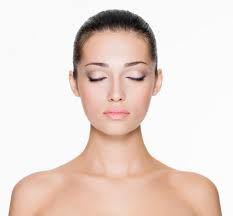
#> input picture face2.jpg, 233 x 216 px
$ python face_detection_image.py
#> lines starting #> are read from the running program, lines starting #| are printed output that depends on the picture
#> in face_detect, image is the input picture: shape (216, 233, 3); mean B, G, R 210.1, 217.8, 233.7
import cv2
import imutils


def Haarcasfacedetect(faceCascade, frame):
    gray = cv2.cvtColor(frame, cv2.COLOR_BGR2GRAY)
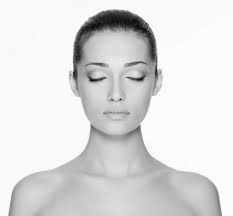
#> gray: shape (216, 233); min 3, max 255, mean 221.7
    faces = faceCascade.detectMultiScale(gray, 1.3, 5)
#> faces = [[62, 37, 109, 109]]

    for (x, y, w, h) in faces:
        x1 = x
        y1 = y
        x2 = x + w
        y2 = y + h
        detect = cv2.rectangle(frame, (x1, y1), (x2, y2), (255, 0, 0), 4)
        return detect
#> this loop made 1 pass
#> (x, y, w, h, x1, y1, x2, y2) on pass 1: (62, 37, 109, 109, 62, 37, 171, 146)
#> pass 1, in Haarcasfacedetect, `detect = cv2.rectangle(frame, (x1, y1), (x2, y2), (255, 0, 0), 4)`:
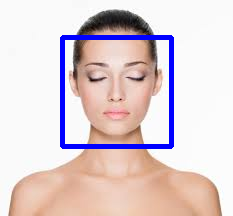
#> detect: shape (216, 233, 3); mean B, G, R 211.8, 208.2, 223.6


faceCascade = cv2.CascadeClassifier("haarcascade_frontalface_default.xml")


def face_detect(image):
    image = cv2.imread(image)
    resized_image = imutils.resize(image, width=min(800, image.shape[1]))

    output = Haarcasfacedetect(faceCascade, resized_image)

    cv2.imshow("Image", output)
    cv2.waitKey(0)

    return output

image = "face2.jpg"
face_detect(image)

$ run again, with face1.jpg copied over face2.jpg
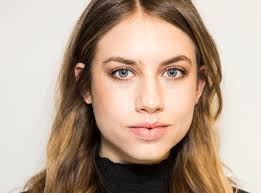
#> input picture face1.jpg, 261 x 193 px
#> in face_detect, image is the input picture: shape (193, 261, 3); mean B, G, R 147, 163.4, 185.6
#> in Haarcasfacedetect, `gray = cv2.cvtColor(frame, cv2.COLOR_BGR2GRAY)`:
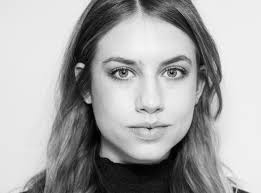
#> gray: shape (193, 261); min 0, max 254, mean 168.2
#> faces = [[82, 24, 131, 131]]
#> the loop in Haarcasfacedetect, `for (x, y, w, h) in faces:` made 1 pass
#> (x, y, w, h, x1, y1, x2, y2) on pass 1: (82, 24, 131, 131, 82, 24, 213, 155)
#> pass 1, in Haarcasfacedetect, `detect = cv2.rectangle(frame, (x1, y1), (x2, y2), (255, 0, 0), 4)`:
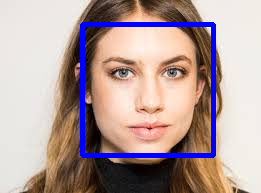
#> detect: shape (193, 261, 3); mean B, G, R 155.8, 157.7, 178.4
